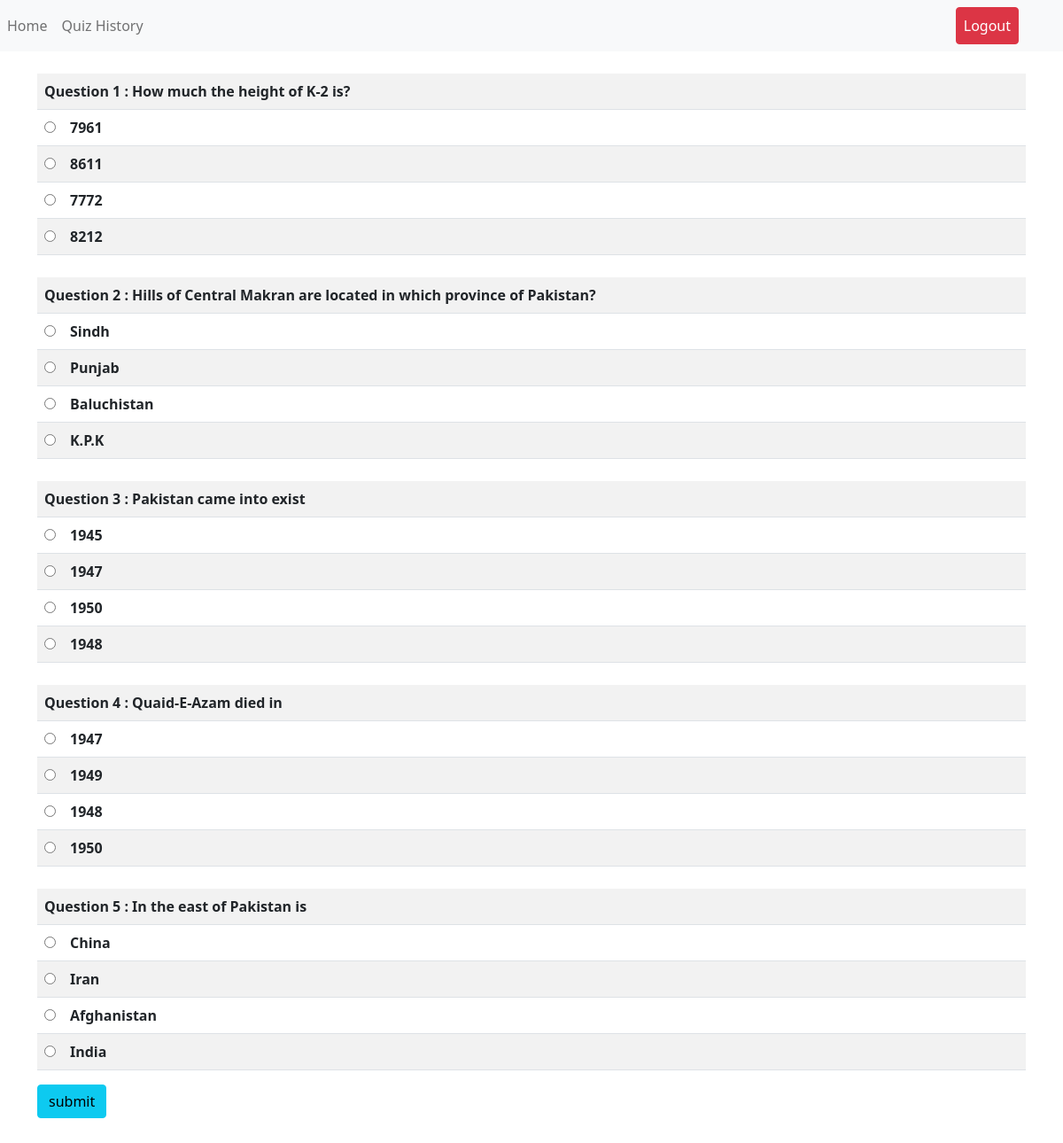
Screenshot of /view/startTest.php?startTest=true&subjectId=4 (signed in) with the database file from the repository.
### tables this page shows
CREATE TABLE `questions` (
  `question_id` int(11) NOT NULL,
  `subject_id` int(11) NOT NULL,
  `question_statement` text NOT NULL,
  `option_a` varchar(225) NOT NULL,
  `option_b` varchar(225) NOT NULL,
  `option_c` varchar(225) NOT NULL,
  `option_d` varchar(225) NOT NULL,
  `answer` varchar(225) NOT NULL
);

### model/functions.php (called while the page is built, shortened)
<?php
function getSubjectQuestions ($subjectId){
    include "db.php";
    $query = "SELECT * FROM `questions` WHERE  `subject_id` = '$subjectId'";
    $result = mysqli_query($conn, $query);
    $data = array();
    while ($row = mysqli_fetch_array($result, MYSQLI_ASSOC)) {
            $data[] = $row;
    }
    return $data;
}
function getSubjectRandomFiveQuestions ($subjectId){
    include "db.php";
    $query = "SELECT * FROM `questions` WHERE  `subject_id` = '$subjectId' ORDER BY  RAND() LIMIT 5";
    $result = mysqli_query($conn, $query);
    $data = array();
    while ($row = mysqli_fetch_array($result, MYSQLI_ASSOC)) {
            $data[] = $row;
    }
    return $data;
}

### view/startTest.php (the view, shortened to what this page needs)
<?php
include "../model/functions.php";
?>
<?php
$subjectId = $_GET['subjectId'];
$subjects = getSpecificSubject($subjectId);
$allQuestions = getSubjectQuestions($subjectId);
$fiveRandQuestions = getSubjectRandomFiveQuestions($subjectId);
?>
<!doctype html>
<html lang="en " >
<head>
    <link rel="stylesheet" href="css/bootstrap.min.js.css">
    <link rel="stylesheet" href="css/custom.css">
</head>
<body>
<?php
include "../common/top-bar.php";
?>
<?php
if (!isset($_GET['startTest'])) {
    ?>
    <div class="container">
        <div class="row text-center">
            <div class="jumbotron">
                <h1 class="display-4"><?php echo $subjects[0]['subject'] ?> Test</h1>
                <hr class="my-4">
            </div>
        </div>
        <div class="row text-center">
            <div class="col-lg-4 offset-4">
                <table class="table text-center table-striped">
                    <tr>
                        <th>Total Questions</th>
                        <td>5</td>
                    </tr>
                    <tr>
                        <th>Correct Award</th>
                        <td>1</td>
                    </tr>
                    <tr>
                        <th>Wrong Award</th>
                        <td>0</td>
                    </tr>
                    <tr>
                        <?php
                        if (sizeof($allQuestions) < 5) {
                            ?>
                            <td class="text-danger"><b>Have less than 5 questions <br>for this subject</b></td>
                            <?php
                        } else {
                            ?>
                            <td><a class="btn btn-success"
                                   href="startTest.php?startTest=true&subjectId=<?php echo $subjectId ?>">Start</a></td>
                            <?php
                        }
                        ?>
                        <td><a class="btn btn-danger" href="index.php">Back</a></td>
                    </tr>
                </table>
            </div>
        </div>
    </div>
    <?php
} else {
    ?>
    <div class="container">
        <div class="row">
            <div class="col-lg-12 ">
                <?php
                $sr = 0;
                foreach ($fiveRandQuestions as $question) {
                $sr++;
                ?>
                <form action="../model/formRequests.php" method="post">
                    <div style="margin-top: 25px">
                        <table class="table table-striped questions">
                            <tr>
                                <th colspan="5">Question <?php echo $sr ?>
                                    : <?php echo $question['question_statement'] ?>
                                </th>
                            </tr>
                            <tr>
                                <td style="width: 10px">
                                    <input type="radio" name="given_answer<?php echo $sr ?>" value="option 1"></td>
                                <th><?php echo $question['option_a'] ?></th>
                            </tr>
                            <tr>
                                <td><input type="radio" name="given_answer<?php echo $sr ?>" value="option 2"></td>
                                <th><?php echo $question['option_b'] ?></th>
                            </tr>
                            <tr>
                                <td><input type="radio" name="given_answer<?php echo $sr ?>" value="option 3"></td>
                                <th><?php echo $question['option_c'] ?></th>
                            </tr>
                            <tr>
                                <td><input type="radio" name="given_answer<?php echo $sr ?>" value="option 4"></td>
                                <th><?php echo $question['option_d'] ?></th>
                            </tr>
                        </table>
                    </div>
                    <?php
                    }
                    ?>
                    <input type="submit" class="btn btn-info" value="submit" name="btn_submit_quiz" style="margin-bottom: 30px">
                </form>
            </div>
        </div>
    </div>
    <?php
}
?>
</body>
</html>

### rows the page displays
questions: question_statement "How much the height of K-2 is?", option_a "7961", option_b "8611", option_c "7772", option_d "8212"
questions: question_statement "Hills of Central Makran are located in which province of Pakistan?", option_a "Sindh", option_b "Punjab", option_c "Baluchistan", option_d "K.P.K"
questions: question_statement "Pakistan came into exist", option_a "1945", option_b "1947", option_c "1950", option_d "1948"
questions: question_statement "Quaid-E-Azam died in", option_a "1947", option_b "1949", option_c "1948", option_d "1950"
questions: question_statement "In the east of Pakistan is", option_a "China", option_b "Iran", option_c "Afghanistan", option_d "India"
